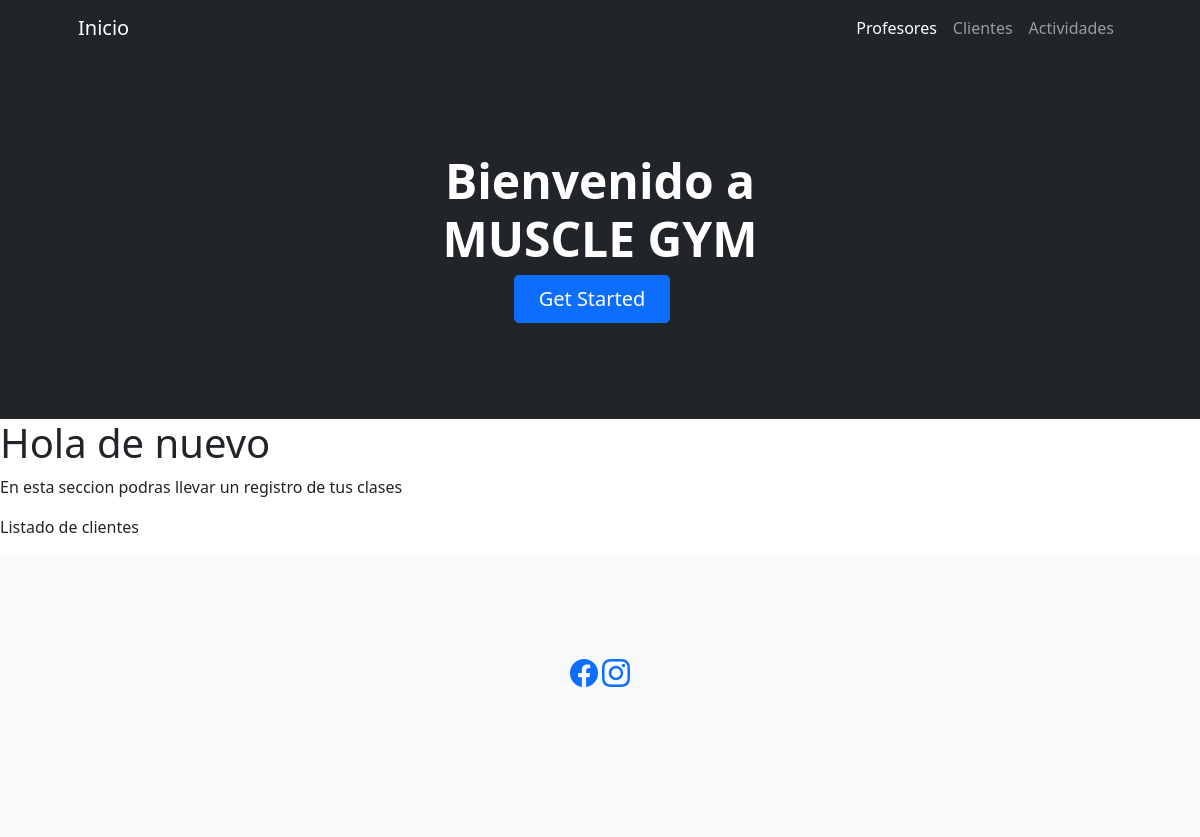
The app's page /appgimnasio/clientes/, older data.
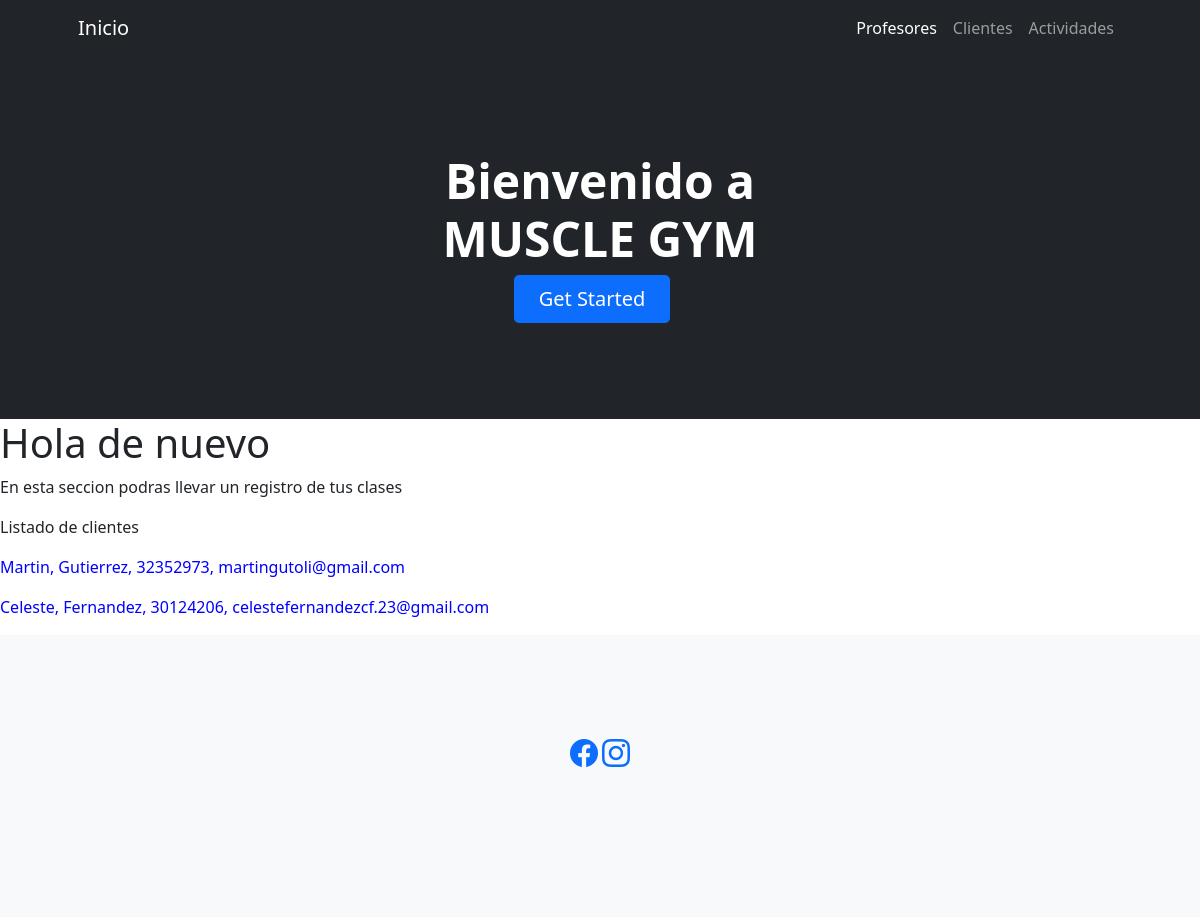
The same page, newer data.
### gimnasio/models.py (models this page shows)
class Clientes(models.Model):
    nombre = models.CharField(max_length=50)
    apellido = models.CharField(max_length=50)
    dni = models.IntegerField()
    email = models.EmailField()

### gimnasio/views.py (the view)
# urls.py: path('clientes/', clientes, name = "clientes"),
def clientes(request):
    clientes = Clientes.objects.all()
    context = {
        "clientes": clientes
    }
    return render(request, "gimnasio/clientes.html", context)

### gimnasio/templates/gimnasio/clientes.html (shortened to what this page needs)
{% extends 'gimnasio/base.html' %}
{% block info %}
<h1> Hola de nuevo </h1>
<p> En esta seccion podras llevar un registro de tus clases </p>
<p>Listado de clientes </p>
    {% for cliente in clientes %}
        <p style="color: blue"> {{cliente.nombre}}, {{cliente.apellido}}, {{cliente.dni}}, {{cliente.email}}</p>
    {% endfor %}
{% endblock %}

### gimnasio/templates/gimnasio/base.html (shortened to what this page needs)
<!DOCTYPE html>
<html lang="en">
    <head>
        {% load static %}
        <link href="https://cdn.jsdelivr.net/npm/bootstrap-icons@1.4.1/font/bootstrap-icons.css" rel="stylesheet" />
        <link href="{% static 'gimnasio/css/styles.css' %}" rel="stylesheet" />
    </head>
    <body>
        <nav class="navbar navbar-expand-lg navbar-dark bg-dark">
            <div class="container px-5">
                <a class="navbar-brand" href="{% url 'inicio' %}">Inicio</a>
                <div class="collapse navbar-collapse" id="navbarSupportedContent">
                    <ul class="navbar-nav ms-auto mb-2 mb-lg-0">
                        <li class="nav-item"><a class="nav-link active" aria-current="page" href="{% url 'profesores' %}">Profesores</a></li>
                        <li class="nav-item"><a class="nav-link" href="{% url 'clientes' %}">Clientes</a></li>
                        <li class="nav-item"><a class="nav-link" href="{% url 'actividades' %}">Actividades</a></li>
                    </ul>
                </div>
            </div>
        </nav>
        <header class="bg-dark py-5">
            <div class="container px-5">
                <div class="row gx-5 justify-content-center">
                    <div class="col-lg-6">
                        <div class="text-center my-5">
                            <h1 class="display-5 fw-bolder text-white mb-2">Bienvenido a MUSCLE GYM </h1>
                            <div class="d-grid gap-3 d-sm-flex justify-content-sm-center">
                                <a class="btn btn-primary btn-lg px-4 me-sm-3" href="#features">Get Started</a>
                            </div>
                        </div>
                    </div>
                </div>
            </div>
        </header>
        {% block info %}
        {% endblock %}
        <section class="bg-light py-5">
            <div class="container px-5 my-5 px-5">
                <div class="text-center mb-5">
                    <a href="https://facebook.com/"><i class="bi-facebook fs-3"></i></a>
                    <a href="https://instagram.com/"><i class="bi-instagram fs-3"></i></a>
                </div>
    </body>
</html>

Row changes from the older to the newer data that the page shows:
added Clientes: nombre "Martin", apellido "Gutierrez", dni "32352973", email "martingutoli@gmail.com"
added Clientes: nombre "Celeste", apellido "Fernandez", dni "30124206", email "celestefernandezcf.23@gmail.com"
